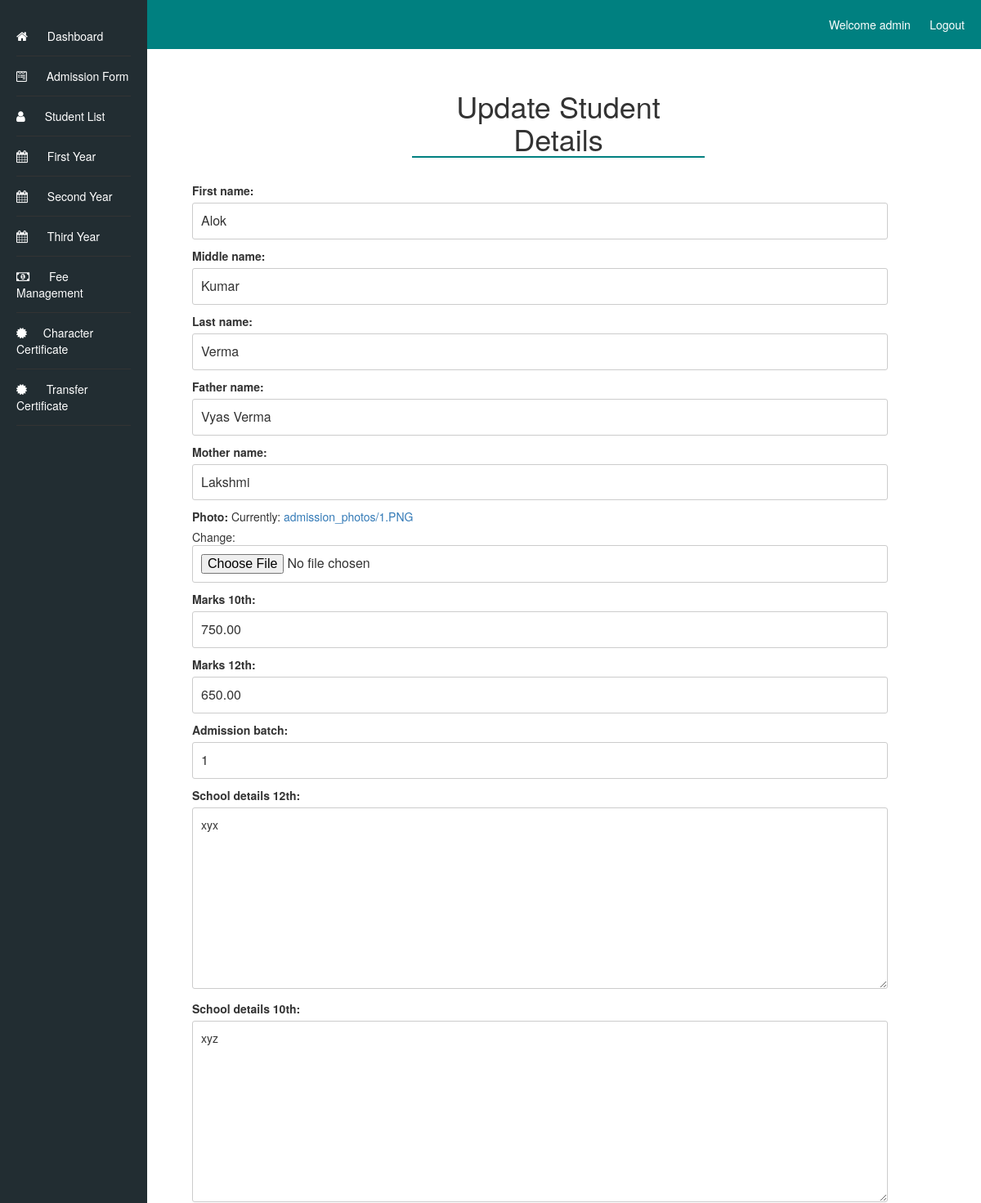
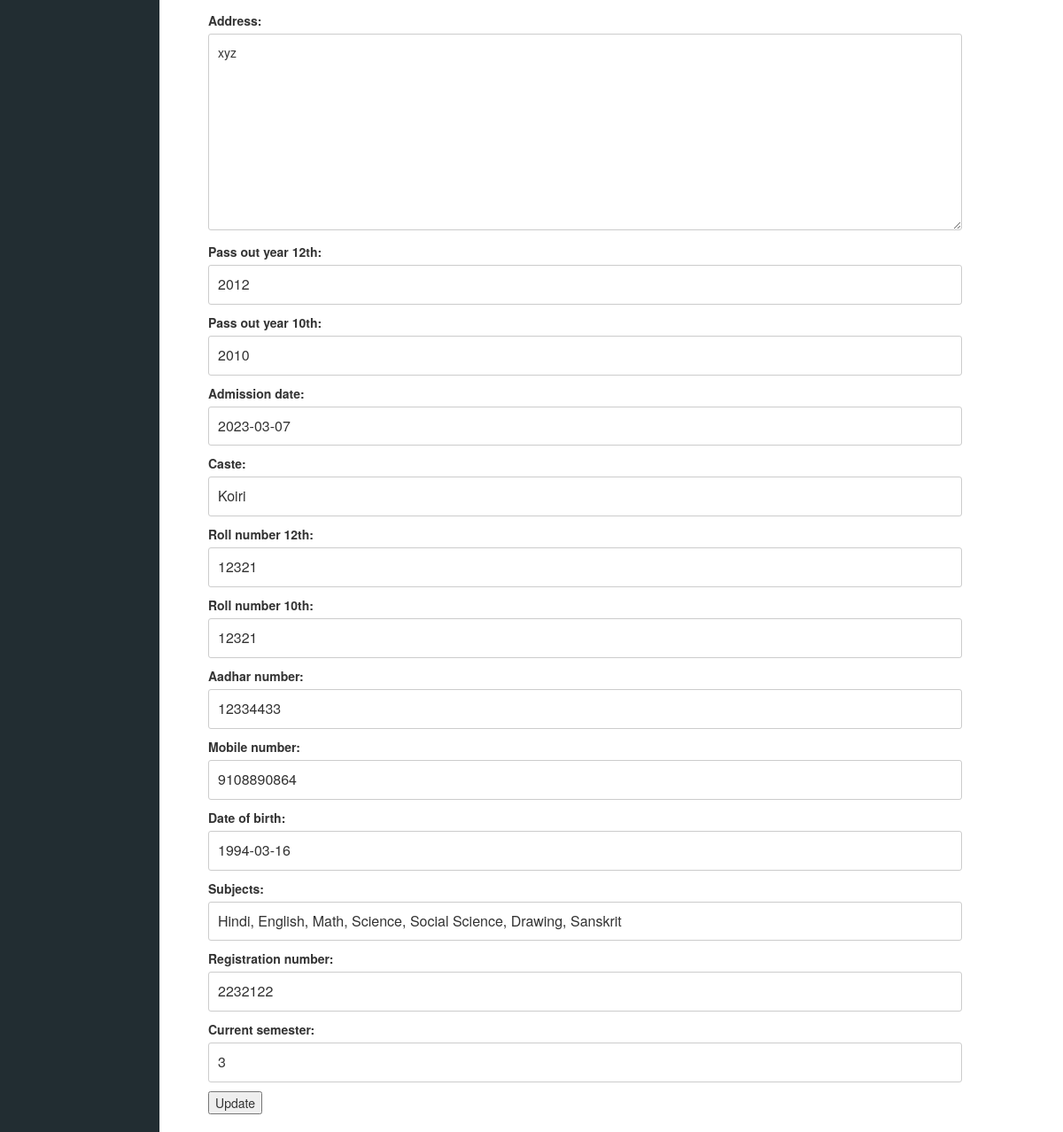
The page /student-list/update_student/1/ (signed in) on the database its author committed (2 pictures, top to bottom).
### admissionapp/models.py (models this page shows, shortened)
class AdmissionForm(models.Model):
    first_name = models.CharField(max_length=50)
    middle_name = models.CharField(max_length=50, blank=True,)
    last_name = models.CharField(max_length=50, blank=True,)
    father_name = models.CharField(max_length=100)
    mother_name = models.CharField(max_length=100)
    photo = models.ImageField(upload_to='admission_photos/')
    marks_10th = models.DecimalField(max_digits=5, decimal_places=2)
    marks_12th = models.DecimalField(max_digits=5, decimal_places=2)
    admission_batch = models.CharField(max_length=20)
    school_details_12th = models.TextField()
    school_details_10th = models.TextField()
    address = models.TextField()
    pass_out_year_12th = models.IntegerField()
    pass_out_year_10th = models.IntegerField()
    admission_date = models.DateField()
    caste = models.CharField(max_length=20)
    roll_number_12th = models.CharField(max_length=20)
    roll_number_10th = models.CharField(max_length=20)
    aadhar_number = models.CharField(max_length=12, unique=True)
    mobile_number = models.CharField(max_length=10)
    date_of_birth = models.DateField()
    subjects = models.CharField(max_length=1000)
    registration_number = models.CharField(max_length=20, blank=True)
    current_semester = models.CharField(max_length=20, blank=True)

### student_list/views.py (the view)
# urls.py: path('update_student/<int:student_id>/', views.update_student, name='update_student'),
@login_required
def update_student(request, student_id):
    student = get_object_or_404(AdmissionForm, id=student_id)
    if request.method == 'POST':
        form = StudentUpdateForm(request.POST, request.FILES, instance=student)  # Include request.FILES
        if form.is_valid():
            form.save()
            return redirect('student_list')  # Redirect back to the student list page
    else:
        form = StudentUpdateForm(instance=student)
    context = {
        'student': student,
        'form': form,
    }
    return render(request, 'student_list/update_student.html', context)

### student_list/forms.py
class StudentUpdateForm(forms.ModelForm):
    class Meta:
        model = AdmissionForm
        fields = '__all__'  # Use all fields from the Admission model

### student_list/templates/student_list/update_student.html (shortened to what this page needs)
<!DOCTYPE html>
<html lang="en">
<head>
    <link rel="stylesheet" type="text/css" href="/static/styles.css">
    <link rel="stylesheet" href="https://cdnjs.cloudflare.com/ajax/libs/font-awesome/4.7.0/css/font-awesome.min.css">
    <link rel="stylesheet" href="/static/bootstrap.min.css">
</head>
<body>
    <header>
        Welcome {{ user.username }} &nbsp;&nbsp;&nbsp;&nbsp;&nbsp;
        <a href="{% url 'logout' %}?next=/loginapp/logout/">Logout</a>
    </header>
    <div class="container-fluid">
        <div class="sidebar">
            <ul class="dashboard_list">
                <li><a href="/dashboard"><i class="fa fa-home" aria-hidden="true"></i> Dashboard</a></li>
                <li><a href="{% url 'admission_form' %}"><i class="fa fa-wpforms" aria-hidden="true"></i> Admission Form</a></li>
                <li><a href="{% url 'student_list' %}"><i class="fa fa-user"></i> Student List</a></li>
                <li><a href="{% url 'first_year' %}"><i class="fa fa-calendar" aria-hidden="true"></i> First Year</a></li>
                <li><a href="{% url 'second_year' %}"><i class="fa fa-calendar" aria-hidden="true"></i> Second Year</a></li>
                <li><a href="{% url 'third_year' %}"><i class="fa fa-calendar" aria-hidden="true"></i> Third Year</a></li>
                <li><a href="{% url 'fee_detail' %}"><i class="fa fa-money" aria-hidden="true"></i> Fee Management</a></li>
                <li><a href="{% url 'student_list_details' %}"><i class="fa fa-certificate" aria-hidden="true"></i>Character Certificate</a></li>
                <li><a href="{% url 'student_list_details_transfer' %}"><i class="fa fa-certificate" aria-hidden="true"></i> Transfer Certificate</a></li>
            </ul>
        </div>
        <div class="content">
            <h1 class="student_heading update_heading">Update Student Details</h1>
            <form method="post" enctype="multipart/form-data">
                {{ form.as_p }}
                <button type="submit">Update</button>
            </form>
        </div>
    </div>
</body>
</html>

### static/styles.css (style rules this page uses)
label { display: block; font-weight: bold; }
input[type="text"], input[type="date"], input[type="file"], input[type="number"], textarea, select { width: 95%; padding: 10px; border: 1px solid #ccc; border-radius: 3px; font-size: 16px; }
a { text-decoration: none; color: #007bff; }
a[href*="logout"] { float: right; }
.sidebar { width: 20%; background-color: #333; color: #fff; padding: 20px; position: fixed; top: 0; left: 0; height: 100%; }
ul { list-style-type: none; padding: 0; }
ul li a { margin-bottom: 10px; text-decoration: none; color: #fff; }
body { font-family: Arial, sans-serif; margin: 0; padding: 0; background-color: #f4f4f4; }
header { background-color: #008080; color: #fff; padding: 20px 10px; text-align: right; }
header a { color: #fff; text-decoration: none; margin-right: 10px; }
.sidebar { width: 15%; background-color: #222d32; color: #fff; padding: 20px; position: fixed; top: 0; left: 0; height: 100%; }
.content { width: 80%; padding: 20px; position: relative; left: 200px; }
h1 { text-align: center; }
ul.dashboard_list li { padding: 14px 0px; border-bottom: 1px solid #333; }
ul li a { margin-bottom: 10px; text-decoration: none; color: #fff; font-size: 14px; }
ul.dashboard_list li a i { font-size: 15px; padding-right: 20px; }
.student_heading { border-bottom: 2px solid #008080; width: 20%; text-align: center; margin: 30px auto; padding-bottom: 2px; }
.student_heading.update_heading { width: 40%; }

### rows shown on the page
AdmissionForm: first_name "Alok", middle_name "Kumar", last_name "Verma", father_name "Vyas Verma", mother_name "Lakshmi", marks_10th "750.00", marks_12th "650.00", admission_batch "1", school_details_12th "xyx", school_details_10th "xyz", address "xyz", pass_out_year_12th "2012", pass_out_year_10th "2010", admission_date "2023-03-07", caste "Koiri", roll_number_12th "12321", roll_number_10th "12321", aadhar_number "12334433", mobile_number "9108890864", date_of_birth "1994-03-16", subjects "Hindi, English, Math, Science, Social Science, Drawing, Sanskrit", registration_number "2232122", current_semester "3"

### other values the page prints
{{ user.username }} "admin"
